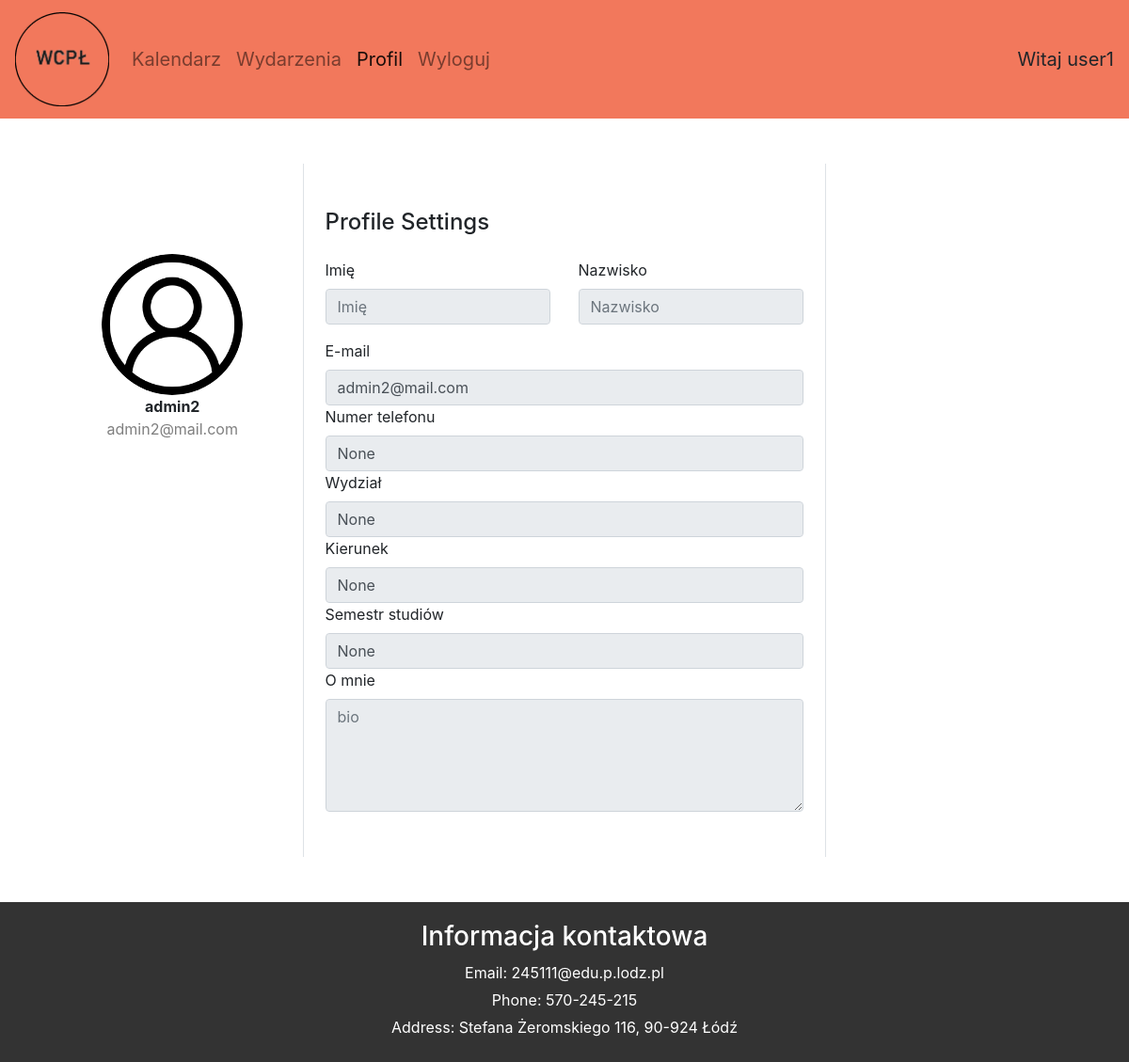
/profile/admin2 (signed in), run on the app's committed database.
### main/models.py (models this page shows, shortened)
class Profile(models.Model):
    USER_TYPE_CHOICES = (
        ('student', 'Student'),
        ('firm', 'Firm'),
    )
    user = models.OneToOneField(User, on_delete=models.CASCADE)
    user_type = models.CharField(max_length=10, choices=USER_TYPE_CHOICES, default='student')
    picture = models.ImageField(default='user_icon.png', upload_to='profile_pictures')
    phone_number = models.CharField(max_length=20, null=True, blank=True)
    faculty = models.CharField(max_length=40, null=True, blank=True)
    course = models.CharField(max_length=50, null=True, blank=True)
    semester = models.IntegerField(null=True, validators=[MinValueValidator(1), MaxValueValidator(7)], blank=True)
    nameFirm = models.CharField(max_length=50, default='Nokia', null=True, blank=True)
    website = models.CharField(max_length=100, default='https://www.nokia.com/', null=True, blank=True)
    bio = models.TextField(blank=True)

### main/views.py (the view, shortened to what this page needs)
# urls.py: path('profile/<str:username>', views.profileHome, name='profile-home'),
@login_required
def profileHome(request, username):
    userInfo = get_object_or_404(User, username=username)
    profile = get_object_or_404(Profile, user=userInfo)
    userCurrent = request.user
    context = {
        'userInfo' : userInfo,
        'profile' : profile,
        'userCurrent' : userCurrent
    }
    if username == "admin":
        if userCurrent.username != "admin":
            return redirect('profile-home', username=userCurrent.username)
        else:
            return redirect('login')
    if profile.user_type == 'student':
        return render(request, 'main/profile_home.html', context)
    else:
        return render(request, 'main/profile_firm.html', context)

### main/templates/main/profile_home.html (shortened to what this page needs)
{% extends "main/base.html" %}
{% block profile_activate %}
active
{% endblock profile_activate %}
{% block content %}
<div class="container">
    <div class="main">
        <form method="POST" enctype="multipart/form-data">
            <div class="container rounded bg-white mt-5 mb-5">
                <div class="row">
                    <div class="col-md-3 border-right">
                        <div class="d-flex flex-column align-items-center text-center p-3 py-5">
                            {% if userCurrent.username != userInfo.username %}
                                <img class="rounded-circle mt-5" width="150px" src="{{ profile.picture.url }}">
                            {% endif %}
                            <span class="font-weight-bold">{{ userInfo.username }}</span>
                            <span class="text-black-50">{{ userInfo.email }}</span>
                        </div>
                    </div>
                    <div class="col-md-6 border-right">
                        <div class="p-2 py-5">
                            <div class="d-flex justify-content-between align-items-center mb-3">
                                <h4 class="text-right">Profile Settings</h4>
                            </div>
                                <div class="row mt-2">
                                    <div class="col-md-6"><label class="labels">Imię</label><input type="text" class="form-control" name="first_name" placeholder="Imię" value="{{ userInfo.first_name }}" {% if userCurrent.username != userInfo.username %} disabled {% endif %}></div>
                                    <div class="col-md-6"><label class="labels">Nazwisko</label><input type="text" class="form-control" name="last_name" value="{{ userInfo.last_name }}" placeholder="Nazwisko"  {% if userCurrent.username != userInfo.username %} disabled {% endif %}></div>
                                </div>
                                <div class="row mt-3">
                                    <div class="col-md-12"><label class="labels">E-mail</label><input type="text" class="form-control" name="email" placeholder="E-mail" value="{{ userInfo.email }}"  {% if userCurrent.username != userInfo.username %} disabled {% endif %}></div>
                                    <div class="col-md-12"><label class="labels">Numer telefonu</label><input type="text" class="form-control" name="phone_number" placeholder="Numer telefonu" value="{{ profile.phone_number }}"  {% if userCurrent.username != userInfo.username %} disabled {% endif %}></div>
                                    <div class="col-md-12"><label class="labels">Wydział</label><input type="text" class="form-control" name="faculty" placeholder="Wydział" value="{{ profile.faculty }}"  {% if userCurrent.username != userInfo.username %} disabled {% endif %}></div>
                                    <div class="col-md-12"><label class="labels">Kierunek</label><input type="text" class="form-control" name="course" placeholder="Kierunek" value="{{ profile.course }}"  {% if userCurrent.username != userInfo.username %} disabled {% endif %}></div>
                                    <div class="col-md-12"><label class="labels">Semestr studiów</label><input type="text" class="form-control" name="semester" placeholder="Semestr studiów" value="{{ profile.semester }}"  {% if userCurrent.username != userInfo.username %} disabled {% endif %}></div>
                                    <div class="col-md-12"><label class="labels">O mnie</label><textarea type="text" class="form-control" name="bio" placeholder="bio"  {% if userCurrent.username != userInfo.username %} disabled {% endif %} style="min-height: 120px;">{{ profile.bio }}</textarea></div>
                                </div>
                            </form>
                        </div>
                    </div>
{% endblock content %}

### main/templates/main/base.html (shortened to what this page needs)
{% load static %}
<!DOCTYPE html>
<html>
    <head>
        <link rel="stylesheet" href="{% static 'main/main.css' %}">
        <link href="https://cdn.jsdelivr.net/npm/bootstrap@5.0.2/dist/css/bootstrap.min.css" rel="stylesheet">
        <link rel="stylesheet" href="https://stackpath.bootstrapcdn.com/bootstrap/4.5.2/css/bootstrap.min.css">
        <link rel="stylesheet" href="https://cdn.jsdelivr.net/npm/bootstrap-icons@1.11.3/font/bootstrap-icons.min.css">
    </head>
    <body>
        <nav class="navbar navbar-expand-lg navbar-light">
            <a class="navbar-brand" href="#">
                <img src="{% static 'main/logo.png' %}" alt="logo" style="width: 100px;height: 100px;">
            </a>
            <div class="collapse navbar-collapse" id="navbarSupportedContent">
              <ul class="navbar-nav mr-auto">
                {% if user.is_authenticated %}
                <li class="nav-item">
                  <a class="nav-link {% block calendar_activate %}{% endblock %}" href="{% url 'calendar' %}">Kalendarz</a>
                </li>
                <li class="nav-item">
                  <a class="nav-link {% block events_activate %}{% endblock %}" href="{% url 'events-search' %}">Wydarzenia</a>
                </li>
                <li class="nav-item">
                    <a class="nav-link {% block profile_activate %}{% endblock %}" href="{% url 'profile-home' user.username %}">Profil</a>
                </li>
                <li class="nav-item">
                    <a class="nav-link" href="{% url 'logout' %}">Wyloguj</a>
                </li>
                {% endif %}
              </ul>
              {% if user.is_authenticated %}
              <span class="span-text">
                Witaj {{ user.username }}
              </span>
              {% endif %}
            </div>
        </nav>
        {% block content %}{% endblock %}
    </body>
    <footer>
        <div class="footer-container">
            <div class="contact-info">
                <h3>Informacja kontaktowa</h3>
                <p>Email: 245111@edu.p.lodz.pl</p>
                <p>Phone: 570-245-215</p>
                <p>Address:  Stefana Żeromskiego 116, 90-924 Łódź</p>
            </div>
        </div>
    </footer>
</html>

### main/static/main/main.css (style rules this page uses)
body { background-color: rgba(241, 231, 225, 1); overflow-x: hidden; font-family: "Bree Serif"; font-size: 20px; margin: 0; }
.navbar { background-color: #F2785C; font-size: 20px; }
footer { background-color: #333; color: #fff; padding: 20px; width: 100%; bottom: 0; }
.footer-container { margin: 0 auto; }
.contact-info { text-align: center; }
.contact-info h3 { margin-bottom: 10px; }
.contact-info p { margin: 5px 0; }

### data on the page
Profile: picture (picture), phone_number "None", faculty "None", course "None", semester "None"

### other printed values
{{ user.username }} "user1"
{{ userInfo.username }} "admin2"
{{ userInfo.email }} "admin2@mail.com"
